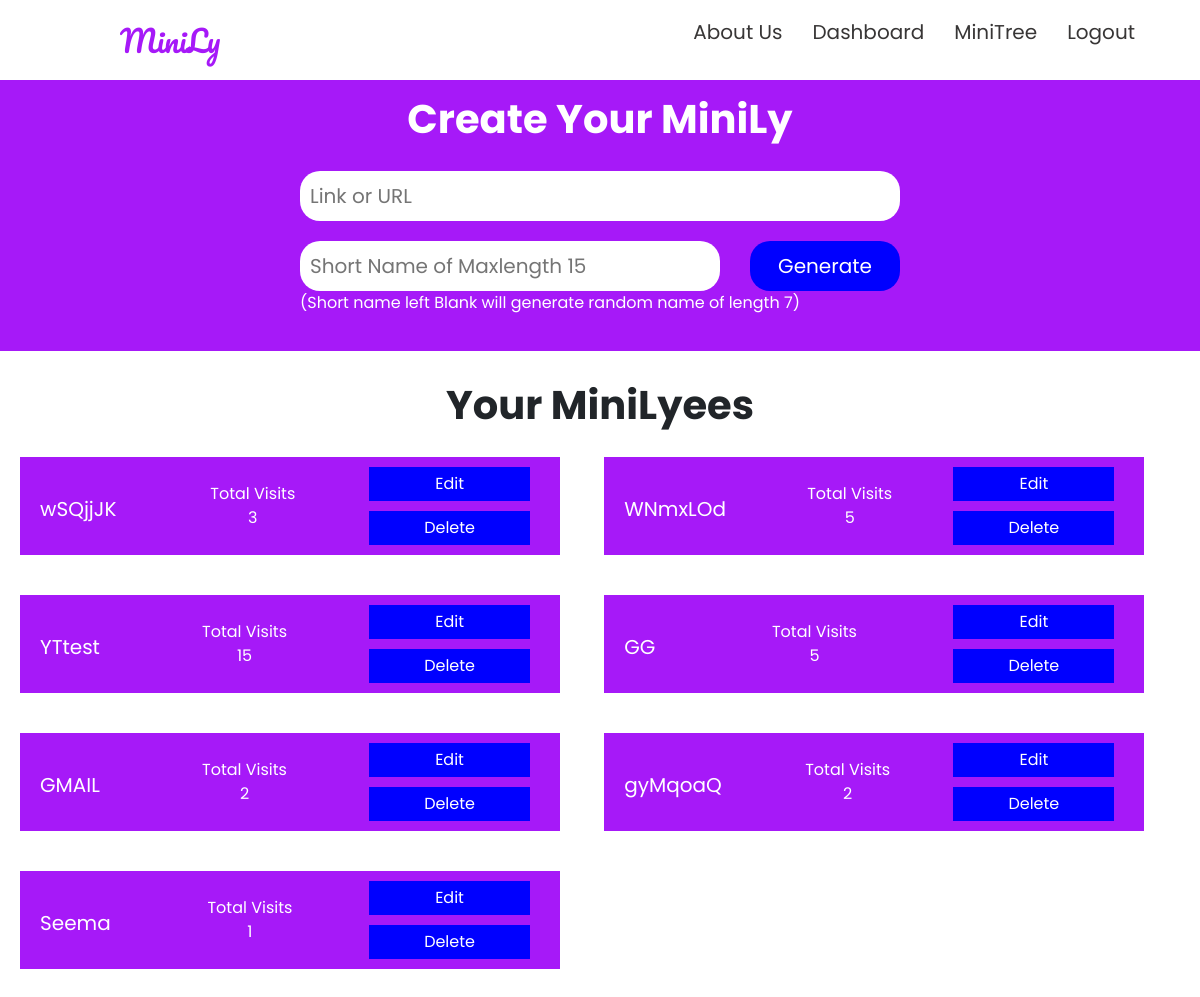
The page /dashboard/ (signed in) on the database its author committed.
### short/models.py (models this page shows, shortened)
class shorturl(models.Model):
    original_link = models.URLField(blank=False)
    short_name = models.CharField(max_length=15,blank=False)
    visit_no = models.IntegerField(default=0)
    user = models.ForeignKey(User,on_delete=models.CASCADE)
    cr_date = models.DateTimeField(auto_now_add=True)

### short/views.py (the view)
# urls.py: path('dashboard/',views.Dashboard,name="dashboard"),
@login_required(login_url="/login/")
def Dashboard(request):
    usr=request.user
    urls=shorturl.objects.filter(user=usr).order_by('-cr_date')
    return render(request,"short/dashboard.html",{
        'urls':urls
    })

### short/templates/short/dashboard.html (shortened to what this page needs)
{% extends 'base.html' %}
{% block body %}
<div class="dash-container whole" id="wh-1">
        <div class="form-content">
            <div class="form-head">
                <h1>Create Your MiniLy</h1>
            </div>
            <div class="form-body">
                <form action="{% url 'generate' %}" method="post">
                    <input type="url" name="original" id="og" placeholder="Link or URL" required> <br>
                    <div class="form-short">
                        <input type="text" name="short" id="s2" maxlength="15" placeholder="Short Name of Maxlength 15"> <br>
                        <input type="submit" value="Generate" id="sub-dash">
                    </div>
                    <p>(Short name left Blank will generate random name of length 7)</p>
                </form>
            </div>
        </div>
        <div class="dash-midhead">
            <h1>Your MiniLyees</h1>
        </div>
        <div class="allmly">
            {% for u in urls %}
            <div class="single-mly">
                <div class="s1-mly">
                    <a href="http://localhost:8000/{{u.short_name}}" class="nameref">
                <div class="mly-name mly-name1">
                    {{u.short_name}}
                </div>
                </a>
                <div class="visit-check">
                    <div class="visit-head visit-head1">
                        Total Visits
                    </div>
                    <div class="visit-no visit-no1">
                        {{u.visit_no}}
                    </div>
                </div>
                <div class="mly-btn">
                    <a href="{% url 'editly' u.id%}" class="l-btn1">
                        <div class="s-btn1 s-btn11">Edit</div>
                    </a>
                    <a href="{% url 'deletely' u.id%}" class="l-btn2">
                        <div class="s-btn2 s-btn22">Delete</div>
                    </a>
                </div>
                </div>
            </div>
            {% endfor %}
</div>
{% endblock %}

### templates/base.html (shortened to what this page needs)
{% load static %}
<!DOCTYPE html>
<html lang="en">
<head>
    <link rel="stylesheet" href="{% static 'css/main.css' %}">
    <link href="https://cdn.jsdelivr.net/npm/bootstrap@5.1.3/dist/css/bootstrap.min.css" rel="stylesheet">
    <link rel="stylesheet" href="https://cdnjs.cloudflare.com/ajax/libs/font-awesome/4.7.0/css/font-awesome.min.css">
</head>
<body>
    {% include 'navbar.html' %}
    {% block body %}
    {% endblock %}
    <br>
</body>
</html>

### templates/navbar.html (shortened to what this page needs)
<nav>
    <div class="logo"><a href="{% url 'home' %}">MiniLy</a></div>
    <ul>
        <li><a href="http://127.0.0.1:8000/#about-minily">About Us</a></li>
        <li><a href="{% url 'dashboard' %}">Dashboard</a></li>
        <li><a href="{% url 'index' %}">MiniTree</a></li>
        {% if request.user.is_authenticated %}
        <li><a href="{% url 'logout' %}">Logout</a></li>
        {% else %}
        <li><a href="{% url 'login' %}">Login/Register</a></li>
        {% endif %}
    </ul>
</nav>

### static/css/main.css (style rules this page uses)
* { margin: 0; padding: 0; box-sizing: border-box; font-family: 'Poppins', sans-serif; }
.whole { margin-top: 80px; }
nav .logo a { color: rgb(166, 25, 248); text-decoration: none; font-family: 'Pacifico', cursive; font-size: 30px; }
nav { background-color: white; height: 80px; display: flex; align-items: center; justify-content: space-between; padding: 0 50px 0 120px; position: fixed; top: 0; width: 100%; }
nav ul { display: flex; list-style: none; }
nav ul li { margin: 0 15px; }
nav ul li a { color: #383636; text-decoration: none; font-size: 20px; letter-spacing: 1; font-weight: 400; font-family: 'Poppins', sans-serif; }
.form-content { padding: 15px 0 0 0; background-color: rgb(166, 25, 248); }
.form-head { text-align: center; }
.form-head h1 { color: white; font-weight: bolder; }
.form-body { width: 50%; margin: auto; padding: 0 0 20px 0; }
#og { margin: 20px 0; padding: 10px; width: 100%; }
.form-short { display: flex; }
#s2 { padding: 10px; width: 70%; }
#og,#s2,#sub-dash { border-radius: 20px; border: none; font-size: 20px; }
#sub-dash { background-color: blue; color: white; width: 25%; margin-left: 30px; padding: 10px; }
.form-body p { color: white; }
.dash-midhead { margin-top: 30px; text-align: center; font-size: x-large; }
.dash-midhead h1 { font-weight: bolder; }
.single-mly { display: inline-block; width: 45%; margin: 20px; background-color: rgb(166, 25, 248); }
.mly-name { margin-top: 17px; padding: 20px; color:white; font-size: 20px; text-decoration: none; }
.s1-mly { display: flex; justify-content: space-between; }
.s1-mly a { text-decoration: none; }
.mly-btn { display: flex; flex-direction: column; margin-right: 30px; }
.visit-check { text-align: center; display: flex; flex-direction: column; justify-content: center; }
.visit-head,.visit-no { color: white; }
.l-btn1,.l-btn2 { margin-top: 10px; text-decoration: none; }
.l-btn2 { margin-bottom: 10px; }
.s-btn1,.s-btn2 { width: 100%; margin-right: 100px; text-align: center; padding: 5px; background-color: blue; color: white; }
.nameref { color: white; text-decoration: none; }

### rows shown on the page
shorturl: short_name "wSQjjJK", visit_no "3"
shorturl: short_name "WNmxLOd", visit_no "5"
shorturl: short_name "YTtest", visit_no "15"
shorturl: short_name "GG", visit_no "5"
shorturl: short_name "GMAIL", visit_no "2"
shorturl: short_name "gyMqoaQ", visit_no "2"
shorturl: short_name "Seema", visit_no "1"
